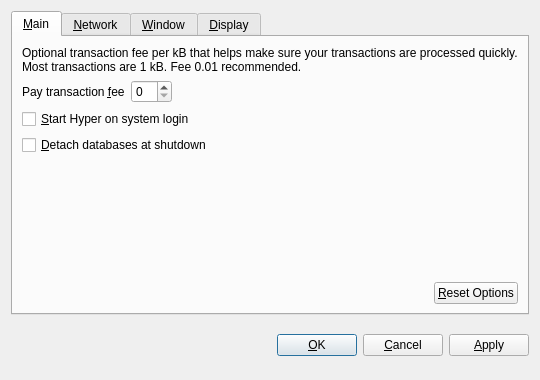
<?xml version="1.0" encoding="UTF-8"?>
<ui version="4.0">
 <class>OptionsDialog</class>
 <widget class="QDialog" name="OptionsDialog">
  <property name="geometry">
   <rect>
    <x>0</x>
    <y>0</y>
    <width>540</width>
    <height>380</height>
   </rect>
  </property>
  <property name="windowTitle">
   <string>Options</string>
  </property>
  <property name="modal">
   <bool>true</bool>
  </property>
  <layout class="QVBoxLayout" name="verticalLayout">
   <item>
    <widget class="QTabWidget" name="tabWidget">
     <property name="tabPosition">
      <enum>QTabWidget::North</enum>
     </property>
     <property name="currentIndex">
      <number>0</number>
     </property>
     <widget class="QWidget" name="tabMain">
      <attribute name="title">
       <string>&amp;Main</string>
      </attribute>
      <layout class="QVBoxLayout" name="verticalLayout_Main">
       <item>
        <widget class="QLabel" name="transactionFeeInfoLabel">
         <property name="text">
          <string>Optional transaction fee per kB that helps make sure your transactions are processed quickly. Most transactions are 1 kB. Fee 0.01 recommended.</string>
         </property>
         <property name="textFormat">
          <enum>Qt::PlainText</enum>
         </property>
         <property name="wordWrap">
          <bool>true</bool>
         </property>
        </widget>
       </item>
       <item>
        <layout class="QHBoxLayout" name="horizontalLayout_Main">
         <item>
          <widget class="QLabel" name="transactionFeeLabel">
           <property name="text">
            <string>Pay transaction &amp;fee</string>
           </property>
           <property name="textFormat">
            <enum>Qt::PlainText</enum>
           </property>
           <property name="buddy">
            <cstring>transactionFee</cstring>
           </property>
          </widget>
         </item>
         <item>
          <widget class="BitcoinAmountField" name="transactionFee"/>
         </item>
         <item>
          <spacer name="horizontalSpacer_Main">
           <property name="orientation">
            <enum>Qt::Horizontal</enum>
           </property>
           <property name="sizeHint" stdset="0">
            <size>
             <width>40</width>
             <height>20</height>
            </size>
           </property>
          </spacer>
         </item>
        </layout>
       </item>
       <item>
        <widget class="QCheckBox" name="bitcoinAtStartup">
         <property name="toolTip">
          <string>Automatically start Hyper after logging in to the system.</string>
         </property>
         <property name="text">
          <string>&amp;Start Hyper on system login</string>
         </property>
        </widget>
       </item>
       <item>
        <widget class="QCheckBox" name="detachDatabases">
         <property name="toolTip">
          <string>Detach block and address databases at shutdown. This means they can be moved to another data directory, but it slows down shutdown. The wallet is always detached.</string>
         </property>
         <property name="text">
          <string>&amp;Detach databases at shutdown</string>
         </property>
        </widget>
       </item>
       <item>
        <spacer name="verticalSpacer_Main">
         <property name="orientation">
          <enum>Qt::Vertical</enum>
         </property>
         <property name="sizeHint" stdset="0">
          <size>
           <width>20</width>
           <height>40</height>
          </size>
         </property>
        </spacer>
       </item>
       <item>
        <layout class="QHBoxLayout" name="horizontalLayout_2_Main">
         <item>
          <spacer name="horizontalSpacer_2_Main">
           <property name="orientation">
            <enum>Qt::Horizontal</enum>
           </property>
           <property name="sizeHint" stdset="0">
            <size>
             <width>40</width>
             <height>20</height>
            </size>
           </property>
          </spacer>
         </item>
         <item>
          <widget class="QPushButton" name="resetButton">
           <property name="toolTip">
            <string>Reset all client options to default.</string>
           </property>
           <property name="text">
            <string>&amp;Reset Options</string>
           </property>
           <property name="autoDefault">
            <bool>false</bool>
           </property>
          </widget>
         </item>
        </layout>
       </item>
      </layout>
     </widget>
     <widget class="QWidget" name="tabNetwork">
      <attribute name="title">
       <string>&amp;Network</string>
      </attribute>
      <layout class="QVBoxLayout" name="verticalLayout_Network">
       <item>
        <widget class="QCheckBox" name="mapPortUpnp">
         <property name="toolTip">
          <string>Automatically open the Hyper client port on the router. This only works when your router supports UPnP and it is enabled.</string>
         </property>
         <property name="text">
          <string>Map port using &amp;UPnP</string>
         </property>
        </widget>
       </item>
       <item>
        <widget class="QCheckBox" name="connectSocks">
         <property name="toolTip">
          <string>Connect to the Hyper network through a SOCKS proxy (e.g. when connecting through Tor).</string>
         </property>
         <property name="text">
          <string>&amp;Connect through SOCKS proxy:</string>
         </property>
        </widget>
       </item>
       <item>
        <layout class="QHBoxLayout" name="horizontalLayout_Network">
         <item>
          <widget class="QLabel" name="proxyIpLabel">
           <property name="text">
            <string>Proxy &amp;IP:</string>
           </property>
           <property name="textFormat">
            <enum>Qt::PlainText</enum>
           </property>
           <property name="buddy">
            <cstring>proxyIp</cstring>
           </property>
          </widget>
         </item>
         <item>
          <widget class="QValidatedLineEdit" name="proxyIp">
           <property name="maximumSize">
            <size>
             <width>140</width>
             <height>16777215</height>
            </size>
           </property>
           <property name="toolTip">
            <string>IP address of the proxy (e.g. 127.0.0.1)</string>
           </property>
          </widget>
         </item>
         <item>
          <widget class="QLabel" name="proxyPortLabel">
           <property name="text">
            <string>&amp;Port:</string>
           </property>
           <property name="textFormat">
            <enum>Qt::PlainText</enum>
           </property>
           <property name="buddy">
            <cstring>proxyPort</cstring>
           </property>
          </widget>
         </item>
         <item>
          <widget class="QLineEdit" name="proxyPort">
           <property name="maximumSize">
            <size>
             <width>55</width>
             <height>16777215</height>
            </size>
           </property>
           <property name="toolTip">
            <string>Port of the proxy (e.g. 9050)</string>
           </property>
          </widget>
         </item>
         <item>
          <widget class="QLabel" name="socksVersionLabel">
           <property name="text">
            <string>SOCKS &amp;Version:</string>
           </property>
           <property name="textFormat">
            <enum>Qt::PlainText</enum>
           </property>
           <property name="buddy">
            <cstring>socksVersion</cstring>
           </property>
          </widget>
         </item>
         <item>
          <widget class="QValueComboBox" name="socksVersion">
           <property name="toolTip">
            <string>SOCKS version of the proxy (e.g. 5)</string>
           </property>
          </widget>
         </item>
         <item>
          <spacer name="horizontalSpacer_Network">
           <property name="orientation">
            <enum>Qt::Horizontal</enum>
           </property>
           <property name="sizeHint" stdset="0">
            <size>
             <width>40</width>
             <height>20</height>
            </size>
           </property>
          </spacer>
         </item>
        </layout>
       </item>
       <item>
        <spacer name="verticalSpacer_Network">
         <property name="orientation">
          <enum>Qt::Vertical</enum>
         </property>
         <property name="sizeHint" stdset="0">
          <size>
           <width>20</width>
           <height>40</height>
          </size>
         </property>
        </spacer>
       </item>
      </layout>
     </widget>
     <widget class="QWidget" name="tabWindow">
      <attribute name="title">
       <string>&amp;Window</string>
      </attribute>
      <layout class="QVBoxLayout" name="verticalLayout_Window">
       <item>
        <widget class="QCheckBox" name="minimizeToTray">
         <property name="toolTip">
          <string>Show only a tray icon after minimizing the window.</string>
         </property>
         <property name="text">
          <string>&amp;Minimize to the tray instead of the taskbar</string>
         </property>
        </widget>
       </item>
       <item>
        <widget class="QCheckBox" name="minimizeOnClose">
         <property name="toolTip">
          <string>Minimize instead of exit the application when the window is closed. When this option is enabled, the application will be closed only after selecting Quit in the menu.</string>
         </property>
         <property name="text">
          <string>M&amp;inimize on close</string>
         </property>
        </widget>
       </item>
       <item>
        <spacer name="verticalSpacer_Window">
         <property name="orientation">
          <enum>Qt::Vertical</enum>
         </property>
         <property name="sizeHint" stdset="0">
          <size>
           <width>20</width>
           <height>40</height>
          </size>
         </property>
        </spacer>
       </item>
      </layout>
     </widget>
     <widget class="QWidget" name="tabDisplay">
      <attribute name="title">
       <string>&amp;Display</string>
      </attribute>
      <layout class="QVBoxLayout" name="verticalLayout_Display">
       <item>
        <layout class="QHBoxLayout" name="horizontalLayout_1_Display">
         <item>
          <widget class="QLabel" name="langLabel">
           <property name="text">
            <string>User Interface &amp;language:</string>
           </property>
           <property name="textFormat">
            <enum>Qt::PlainText</enum>
           </property>
           <property name="buddy">
            <cstring>lang</cstring>
           </property>
          </widget>
         </item>
         <item>
          <widget class="QValueComboBox" name="lang">
           <property name="toolTip">
            <string>The user interface language can be set here. This setting will take effect after restarting Hyper.</string>
           </property>
          </widget>
         </item>
        </layout>
       </item>
       <item>
        <layout class="QHBoxLayout" name="horizontalLayout_2_Display">
         <item>
          <widget class="QLabel" name="unitLabel">
           <property name="text">
            <string>&amp;Unit to show amounts in:</string>
           </property>
           <property name="textFormat">
            <enum>Qt::PlainText</enum>
           </property>
           <property name="buddy">
            <cstring>unit</cstring>
           </property>
          </widget>
         </item>
         <item>
          <widget class="QValueComboBox" name="unit">
           <property name="toolTip">
            <string>Choose the default subdivision unit to show in the interface and when sending coins.</string>
           </property>
          </widget>
         </item>
        </layout>
       </item>
       <item>
        <widget class="QCheckBox" name="displayAddresses">
         <property name="toolTip">
          <string>Whether to show Hyper addresses in the transaction list or not.</string>
         </property>
         <property name="text">
          <string>&amp;Display addresses in transaction list</string>
         </property>
        </widget>
       </item>
       <item>
        <widget class="QCheckBox" name="coinControlFeatures">
         <property name="toolTip">
          <string>Whether to show coin control features or not.</string>
         </property>
         <property name="text">
          <string>Display coin &amp;control features (experts only!)</string>
         </property>
        </widget>
       </item>
       <item>
        <spacer name="verticalSpacer_Display">
         <property name="orientation">
          <enum>Qt::Vertical</enum>
         </property>
         <property name="sizeHint" stdset="0">
          <size>
           <width>20</width>
           <height>40</height>
          </size>
         </property>
        </spacer>
       </item>
      </layout>
     </widget>
    </widget>
   </item>
   <item>
    <layout class="QHBoxLayout" name="horizontalLayout_Buttons">
     <item>
      <spacer name="horizontalSpacer_1">
       <property name="orientation">
        <enum>Qt::Horizontal</enum>
       </property>
       <property name="sizeHint" stdset="0">
        <size>
         <width>40</width>
         <height>48</height>
        </size>
       </property>
      </spacer>
     </item>
     <item>
      <widget class="QLabel" name="statusLabel">
       <property name="font">
        <font>
         <weight>75</weight>
         <bold>true</bold>
        </font>
       </property>
       <property name="text">
        <string/>
       </property>
       <property name="textFormat">
        <enum>Qt::PlainText</enum>
       </property>
       <property name="wordWrap">
        <bool>true</bool>
       </property>
      </widget>
     </item>
     <item>
      <spacer name="horizontalSpacer_2">
       <property name="orientation">
        <enum>Qt::Horizontal</enum>
       </property>
       <property name="sizeHint" stdset="0">
        <size>
         <width>40</width>
         <height>48</height>
        </size>
       </property>
      </spacer>
     </item>
     <item>
      <widget class="QPushButton" name="okButton">
       <property name="text">
        <string>&amp;OK</string>
       </property>
      </widget>
     </item>
     <item>
      <widget class="QPushButton" name="cancelButton">
       <property name="text">
        <string>&amp;Cancel</string>
       </property>
       <property name="autoDefault">
        <bool>false</bool>
       </property>
      </widget>
     </item>
     <item>
      <widget class="QPushButton" name="applyButton">
       <property name="text">
        <string>&amp;Apply</string>
       </property>
       <property name="autoDefault">
        <bool>false</bool>
       </property>
      </widget>
     </item>
    </layout>
   </item>
  </layout>
 </widget>
 <customwidgets>
  <customwidget>
   <class>BitcoinAmountField</class>
   <extends>QSpinBox</extends>
   <header>bitcoinamountfield.h</header>
  </customwidget>
  <customwidget>
   <class>QValueComboBox</class>
   <extends>QComboBox</extends>
   <header>qvaluecombobox.h</header>
  </customwidget>
  <customwidget>
   <class>QValidatedLineEdit</class>
   <extends>QLineEdit</extends>
   <header>qvalidatedlineedit.h</header>
  </customwidget>
 </customwidgets>
 <resources/>
 <connections/>
</ui>
